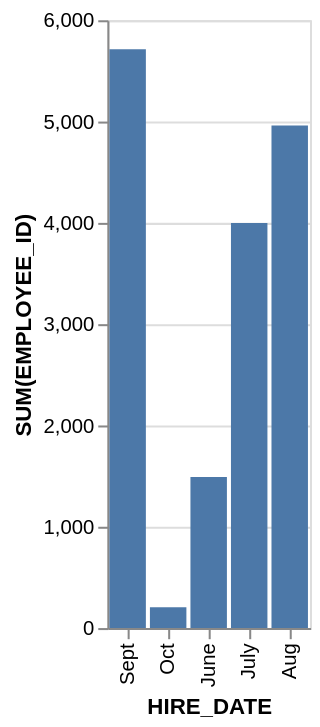

Vega-Lite specification stored for this chart:
### Vega-Lite specification from a JSON file in a GitHub repository (floating-point values rounded to 4 significant figures)
{"data": {"values": [{"x_data": "June", "y_data": 1491}, {"x_data": "July", "y_data": 3999}, {"x_data": "Aug", "y_data": 4960}, {"x_data": "Sept", "y_data": 5715}, {"x_data": "Oct", "y_data": 206}]}, "mark": "bar", "encoding": {"x": {"field": "x_data", "type": "nominal", "title": "HIRE_DATE", "sort": "descending"}, "y": {"field": "y_data", "type": "quantitative", "title": "SUM(EMPLOYEE_ID)"}}}
